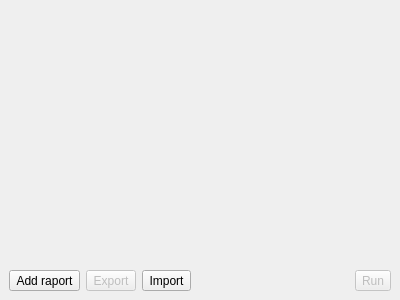
<?xml version="1.0" encoding="UTF-8"?>
<ui version="4.0">
 <class>RaportDock</class>
 <widget class="QDockWidget" name="RaportDock">
  <property name="geometry">
   <rect>
    <x>0</x>
    <y>0</y>
    <width>400</width>
    <height>300</height>
   </rect>
  </property>
  <property name="windowIcon">
   <iconset theme="mail-mark-read">
    <normaloff>.</normaloff>.</iconset>
  </property>
  <property name="windowTitle">
   <string>Raports</string>
  </property>
  <widget class="QWidget" name="dockWidgetContents">
   <layout class="QGridLayout" name="gridLayout">
    <item row="0" column="0" colspan="5">
     <widget class="QScrollArea" name="scrollArea">
      <property name="frameShape">
       <enum>QFrame::NoFrame</enum>
      </property>
      <property name="widgetResizable">
       <bool>true</bool>
      </property>
      <property name="alignment">
       <set>Qt::AlignHCenter|Qt::AlignTop</set>
      </property>
      <widget class="QWidget" name="scrollAreaWidgetContents">
       <property name="geometry">
        <rect>
         <x>0</x>
         <y>0</y>
         <width>384</width>
         <height>239</height>
        </rect>
       </property>
       <layout class="QVBoxLayout" name="scrollLayout"/>
      </widget>
     </widget>
    </item>
    <item row="1" column="0">
     <widget class="QToolButton" name="addButton">
      <property name="text">
       <string>Add raport</string>
      </property>
      <property name="icon">
       <iconset theme="list-add">
        <normaloff>.</normaloff>.</iconset>
      </property>
      <property name="popupMode">
       <enum>QToolButton::InstantPopup</enum>
      </property>
     </widget>
    </item>
    <item row="1" column="1">
     <widget class="QToolButton" name="saveButton">
      <property name="enabled">
       <bool>false</bool>
      </property>
      <property name="text">
       <string>Export</string>
      </property>
      <property name="icon">
       <iconset theme="document-save">
        <normaloff>.</normaloff>.</iconset>
      </property>
     </widget>
    </item>
    <item row="1" column="2">
     <widget class="QToolButton" name="loadButton">
      <property name="text">
       <string>Import</string>
      </property>
      <property name="icon">
       <iconset theme="document-open">
        <normaloff>.</normaloff>.</iconset>
      </property>
     </widget>
    </item>
    <item row="1" column="3">
     <spacer name="horizontalSpacer">
      <property name="orientation">
       <enum>Qt::Horizontal</enum>
      </property>
      <property name="sizeHint" stdset="0">
       <size>
        <width>269</width>
        <height>20</height>
       </size>
      </property>
     </spacer>
    </item>
    <item row="1" column="4">
     <widget class="QToolButton" name="runButton">
      <property name="enabled">
       <bool>false</bool>
      </property>
      <property name="text">
       <string>Run</string>
      </property>
      <property name="icon">
       <iconset theme="system-run">
        <normaloff>.</normaloff>.</iconset>
      </property>
     </widget>
    </item>
   </layout>
  </widget>
 </widget>
 <resources/>
 <connections/>
</ui>
